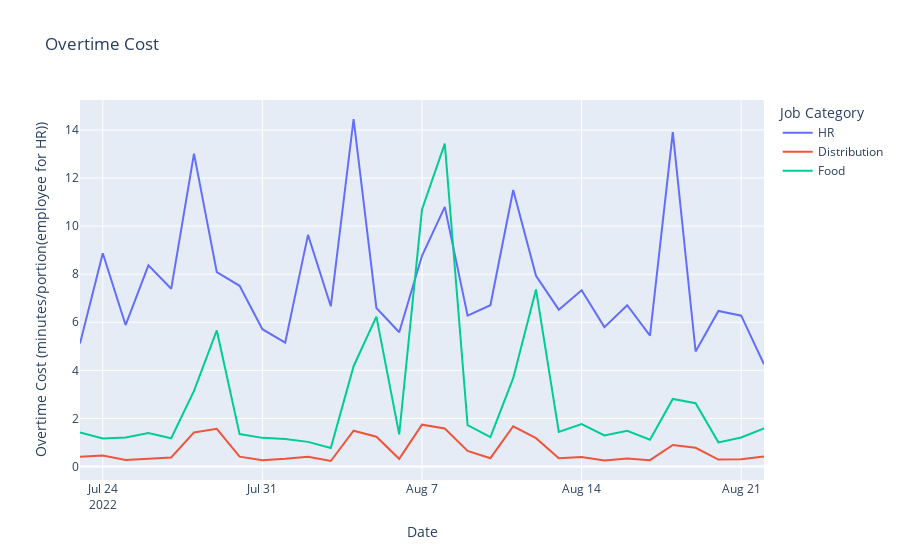

Here is the notebook cell this chart was saved with:
### Code cell
# Plot the overtime cost tables
fig = go.Figure()
fig.add_trace(go.Scatter(x=hr_overtime_cost.index, y=hr_overtime_cost.sum(axis=1), name='HR'))
fig.add_trace(go.Scatter(x=distribution_overtime_cost.index, y=distribution_overtime_cost.sum(axis=1), name='Distribution'))
fig.add_trace(go.Scatter(x=food_overtime_cost.index, y=food_overtime_cost.sum(axis=1), name='Food'))
fig.update_layout(
    title='Overtime Cost',
    xaxis_title='Date',
    yaxis_title='Overtime Cost (minutes/portion(employee for HR))',
    legend_title='Job Category',
)
fig.show()

# export to png
# fig.write_image("../figures/overtime_cost_graph.png", width=1500, height=600)
